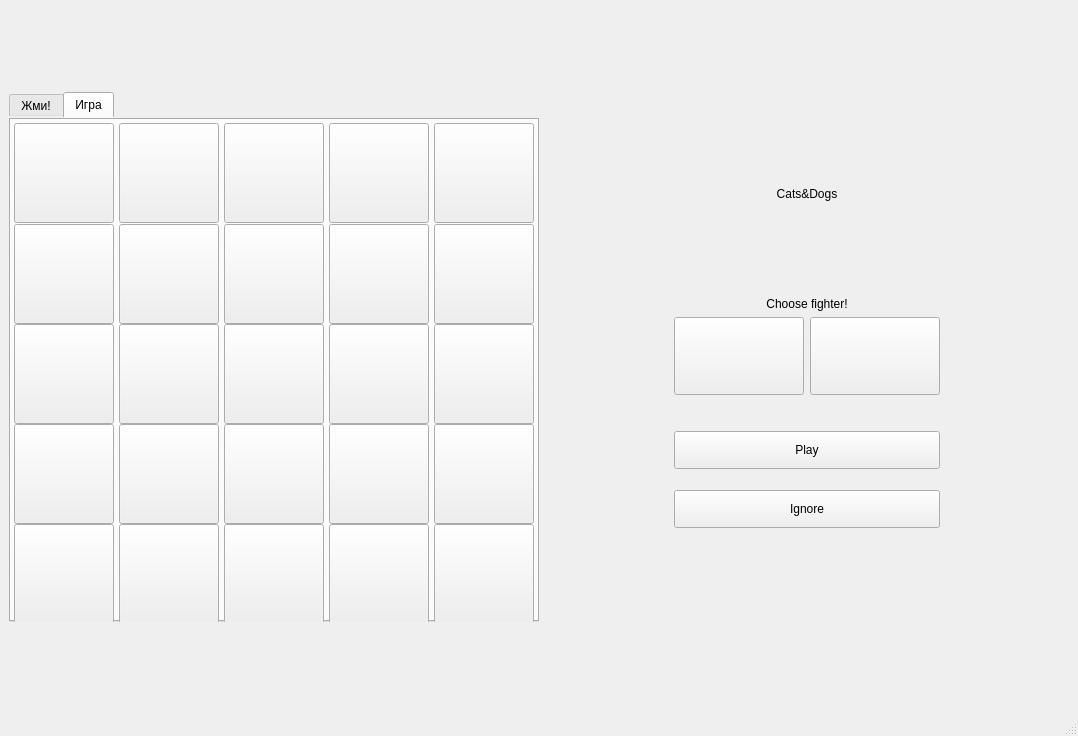
<?xml version="1.0" encoding="UTF-8"?>
<ui version="4.0">
 <class>Cats_Dogs</class>
 <widget class="QMainWindow" name="Cats_Dogs">
  <property name="geometry">
   <rect>
    <x>0</x>
    <y>0</y>
    <width>1078</width>
    <height>736</height>
   </rect>
  </property>
  <property name="sizePolicy">
   <sizepolicy hsizetype="Preferred" vsizetype="Preferred">
    <horstretch>0</horstretch>
    <verstretch>0</verstretch>
   </sizepolicy>
  </property>
  <property name="minimumSize">
   <size>
    <width>0</width>
    <height>0</height>
   </size>
  </property>
  <property name="maximumSize">
   <size>
    <width>1200</width>
    <height>949</height>
   </size>
  </property>
  <property name="windowTitle">
   <string>Cats&amp;Dogs</string>
  </property>
  <widget class="QWidget" name="centralwidget">
   <layout class="QHBoxLayout" name="horizontalLayout_2">
    <item>
     <widget class="QTabWidget" name="tabWidget">
      <property name="sizePolicy">
       <sizepolicy hsizetype="Fixed" vsizetype="Fixed">
        <horstretch>0</horstretch>
        <verstretch>0</verstretch>
       </sizepolicy>
      </property>
      <property name="minimumSize">
       <size>
        <width>530</width>
        <height>530</height>
       </size>
      </property>
      <property name="maximumSize">
       <size>
        <width>530</width>
        <height>530</height>
       </size>
      </property>
      <property name="styleSheet">
       <string notr="true">QTabWidget {
border: none;
}

QTabWidget:: pane {
border:none;
border: 1px solid #222;
}

QWidget#tab_2 {
background-color: rgb(33,  40,  50);
}



</string>
      </property>
      <property name="currentIndex">
       <number>1</number>
      </property>
      <widget class="QWidget" name="tab">
       <attribute name="title">
        <string>Жми!</string>
       </attribute>
      </widget>
      <widget class="QWidget" name="tab_2">
       <attribute name="title">
        <string>Игра</string>
       </attribute>
       <layout class="QGridLayout" name="gridLayout">
        <property name="leftMargin">
         <number>5</number>
        </property>
        <property name="topMargin">
         <number>5</number>
        </property>
        <property name="rightMargin">
         <number>6</number>
        </property>
        <property name="bottomMargin">
         <number>3</number>
        </property>
        <property name="spacing">
         <number>5</number>
        </property>
        <item row="4" column="0">
         <widget class="QPushButton" name="pushButton_25">
          <property name="sizePolicy">
           <sizepolicy hsizetype="Fixed" vsizetype="Fixed">
            <horstretch>0</horstretch>
            <verstretch>0</verstretch>
           </sizepolicy>
          </property>
          <property name="minimumSize">
           <size>
            <width>100</width>
            <height>100</height>
           </size>
          </property>
          <property name="text">
           <string/>
          </property>
         </widget>
        </item>
        <item row="0" column="2">
         <widget class="QPushButton" name="pushButton_7">
          <property name="sizePolicy">
           <sizepolicy hsizetype="Fixed" vsizetype="Fixed">
            <horstretch>0</horstretch>
            <verstretch>0</verstretch>
           </sizepolicy>
          </property>
          <property name="minimumSize">
           <size>
            <width>100</width>
            <height>100</height>
           </size>
          </property>
          <property name="styleSheet">
           <string notr="true"/>
          </property>
          <property name="text">
           <string/>
          </property>
         </widget>
        </item>
        <item row="3" column="2">
         <widget class="QPushButton" name="pushButton_21">
          <property name="sizePolicy">
           <sizepolicy hsizetype="Fixed" vsizetype="Fixed">
            <horstretch>0</horstretch>
            <verstretch>0</verstretch>
           </sizepolicy>
          </property>
          <property name="minimumSize">
           <size>
            <width>100</width>
            <height>100</height>
           </size>
          </property>
          <property name="text">
           <string/>
          </property>
         </widget>
        </item>
        <item row="2" column="1">
         <widget class="QPushButton" name="pushButton_19">
          <property name="sizePolicy">
           <sizepolicy hsizetype="Fixed" vsizetype="Fixed">
            <horstretch>0</horstretch>
            <verstretch>0</verstretch>
           </sizepolicy>
          </property>
          <property name="minimumSize">
           <size>
            <width>100</width>
            <height>100</height>
           </size>
          </property>
          <property name="text">
           <string/>
          </property>
         </widget>
        </item>
        <item row="1" column="1">
         <widget class="QPushButton" name="pushButton_14">
          <property name="sizePolicy">
           <sizepolicy hsizetype="Fixed" vsizetype="Fixed">
            <horstretch>0</horstretch>
            <verstretch>0</verstretch>
           </sizepolicy>
          </property>
          <property name="minimumSize">
           <size>
            <width>100</width>
            <height>100</height>
           </size>
          </property>
          <property name="text">
           <string/>
          </property>
         </widget>
        </item>
        <item row="2" column="2">
         <widget class="QPushButton" name="pushButton_16">
          <property name="sizePolicy">
           <sizepolicy hsizetype="Fixed" vsizetype="Fixed">
            <horstretch>0</horstretch>
            <verstretch>0</verstretch>
           </sizepolicy>
          </property>
          <property name="minimumSize">
           <size>
            <width>100</width>
            <height>100</height>
           </size>
          </property>
          <property name="text">
           <string/>
          </property>
         </widget>
        </item>
        <item row="3" column="4">
         <widget class="QPushButton" name="pushButton_23">
          <property name="sizePolicy">
           <sizepolicy hsizetype="Fixed" vsizetype="Fixed">
            <horstretch>0</horstretch>
            <verstretch>0</verstretch>
           </sizepolicy>
          </property>
          <property name="minimumSize">
           <size>
            <width>100</width>
            <height>100</height>
           </size>
          </property>
          <property name="text">
           <string/>
          </property>
         </widget>
        </item>
        <item row="2" column="3">
         <widget class="QPushButton" name="pushButton_17">
          <property name="sizePolicy">
           <sizepolicy hsizetype="Fixed" vsizetype="Fixed">
            <horstretch>0</horstretch>
            <verstretch>0</verstretch>
           </sizepolicy>
          </property>
          <property name="minimumSize">
           <size>
            <width>100</width>
            <height>100</height>
           </size>
          </property>
          <property name="text">
           <string/>
          </property>
         </widget>
        </item>
        <item row="2" column="0">
         <widget class="QPushButton" name="pushButton_15">
          <property name="sizePolicy">
           <sizepolicy hsizetype="Fixed" vsizetype="Fixed">
            <horstretch>0</horstretch>
            <verstretch>0</verstretch>
           </sizepolicy>
          </property>
          <property name="minimumSize">
           <size>
            <width>100</width>
            <height>100</height>
           </size>
          </property>
          <property name="text">
           <string/>
          </property>
         </widget>
        </item>
        <item row="4" column="2">
         <widget class="QPushButton" name="pushButton_26">
          <property name="sizePolicy">
           <sizepolicy hsizetype="Fixed" vsizetype="Fixed">
            <horstretch>0</horstretch>
            <verstretch>0</verstretch>
           </sizepolicy>
          </property>
          <property name="minimumSize">
           <size>
            <width>100</width>
            <height>100</height>
           </size>
          </property>
          <property name="text">
           <string/>
          </property>
         </widget>
        </item>
        <item row="0" column="1">
         <widget class="QPushButton" name="pushButton_6">
          <property name="sizePolicy">
           <sizepolicy hsizetype="Fixed" vsizetype="Fixed">
            <horstretch>0</horstretch>
            <verstretch>0</verstretch>
           </sizepolicy>
          </property>
          <property name="minimumSize">
           <size>
            <width>100</width>
            <height>100</height>
           </size>
          </property>
          <property name="text">
           <string/>
          </property>
         </widget>
        </item>
        <item row="4" column="1">
         <widget class="QPushButton" name="pushButton_27">
          <property name="sizePolicy">
           <sizepolicy hsizetype="Fixed" vsizetype="Fixed">
            <horstretch>0</horstretch>
            <verstretch>0</verstretch>
           </sizepolicy>
          </property>
          <property name="minimumSize">
           <size>
            <width>100</width>
            <height>100</height>
           </size>
          </property>
          <property name="text">
           <string/>
          </property>
         </widget>
        </item>
        <item row="1" column="4">
         <widget class="QPushButton" name="pushButton_13">
          <property name="sizePolicy">
           <sizepolicy hsizetype="Fixed" vsizetype="Fixed">
            <horstretch>0</horstretch>
            <verstretch>0</verstretch>
           </sizepolicy>
          </property>
          <property name="minimumSize">
           <size>
            <width>100</width>
            <height>100</height>
           </size>
          </property>
          <property name="text">
           <string/>
          </property>
         </widget>
        </item>
        <item row="1" column="2">
         <widget class="QPushButton" name="pushButton_11">
          <property name="sizePolicy">
           <sizepolicy hsizetype="Fixed" vsizetype="Fixed">
            <horstretch>0</horstretch>
            <verstretch>0</verstretch>
           </sizepolicy>
          </property>
          <property name="minimumSize">
           <size>
            <width>100</width>
            <height>100</height>
           </size>
          </property>
          <property name="text">
           <string/>
          </property>
         </widget>
        </item>
        <item row="0" column="3">
         <widget class="QPushButton" name="pushButton_8">
          <property name="sizePolicy">
           <sizepolicy hsizetype="Fixed" vsizetype="Fixed">
            <horstretch>0</horstretch>
            <verstretch>0</verstretch>
           </sizepolicy>
          </property>
          <property name="minimumSize">
           <size>
            <width>100</width>
            <height>100</height>
           </size>
          </property>
          <property name="text">
           <string/>
          </property>
         </widget>
        </item>
        <item row="3" column="1">
         <widget class="QPushButton" name="pushButton_24">
          <property name="sizePolicy">
           <sizepolicy hsizetype="Fixed" vsizetype="Fixed">
            <horstretch>0</horstretch>
            <verstretch>0</verstretch>
           </sizepolicy>
          </property>
          <property name="minimumSize">
           <size>
            <width>100</width>
            <height>100</height>
           </size>
          </property>
          <property name="text">
           <string/>
          </property>
         </widget>
        </item>
        <item row="3" column="3">
         <widget class="QPushButton" name="pushButton_22">
          <property name="sizePolicy">
           <sizepolicy hsizetype="Fixed" vsizetype="Fixed">
            <horstretch>0</horstretch>
            <verstretch>0</verstretch>
           </sizepolicy>
          </property>
          <property name="minimumSize">
           <size>
            <width>100</width>
            <height>100</height>
           </size>
          </property>
          <property name="text">
           <string/>
          </property>
         </widget>
        </item>
        <item row="1" column="3">
         <widget class="QPushButton" name="pushButton_12">
          <property name="sizePolicy">
           <sizepolicy hsizetype="Fixed" vsizetype="Fixed">
            <horstretch>0</horstretch>
            <verstretch>0</verstretch>
           </sizepolicy>
          </property>
          <property name="minimumSize">
           <size>
            <width>100</width>
            <height>100</height>
           </size>
          </property>
          <property name="text">
           <string/>
          </property>
         </widget>
        </item>
        <item row="4" column="3">
         <widget class="QPushButton" name="pushButton_29">
          <property name="sizePolicy">
           <sizepolicy hsizetype="Fixed" vsizetype="Fixed">
            <horstretch>0</horstretch>
            <verstretch>0</verstretch>
           </sizepolicy>
          </property>
          <property name="minimumSize">
           <size>
            <width>100</width>
            <height>100</height>
           </size>
          </property>
          <property name="text">
           <string/>
          </property>
         </widget>
        </item>
        <item row="4" column="4">
         <widget class="QPushButton" name="pushButton_28">
          <property name="sizePolicy">
           <sizepolicy hsizetype="Fixed" vsizetype="Fixed">
            <horstretch>0</horstretch>
            <verstretch>0</verstretch>
           </sizepolicy>
          </property>
          <property name="minimumSize">
           <size>
            <width>100</width>
            <height>100</height>
           </size>
          </property>
          <property name="text">
           <string/>
          </property>
         </widget>
        </item>
        <item row="2" column="4">
         <widget class="QPushButton" name="pushButton_18">
          <property name="sizePolicy">
           <sizepolicy hsizetype="Fixed" vsizetype="Fixed">
            <horstretch>0</horstretch>
            <verstretch>0</verstretch>
           </sizepolicy>
          </property>
          <property name="minimumSize">
           <size>
            <width>100</width>
            <height>100</height>
           </size>
          </property>
          <property name="text">
           <string/>
          </property>
         </widget>
        </item>
        <item row="3" column="0">
         <widget class="QPushButton" name="pushButton_20">
          <property name="sizePolicy">
           <sizepolicy hsizetype="Fixed" vsizetype="Fixed">
            <horstretch>0</horstretch>
            <verstretch>0</verstretch>
           </sizepolicy>
          </property>
          <property name="minimumSize">
           <size>
            <width>100</width>
            <height>100</height>
           </size>
          </property>
          <property name="text">
           <string/>
          </property>
         </widget>
        </item>
        <item row="0" column="4">
         <widget class="QPushButton" name="pushButton_9">
          <property name="sizePolicy">
           <sizepolicy hsizetype="Fixed" vsizetype="Fixed">
            <horstretch>0</horstretch>
            <verstretch>0</verstretch>
           </sizepolicy>
          </property>
          <property name="minimumSize">
           <size>
            <width>100</width>
            <height>100</height>
           </size>
          </property>
          <property name="text">
           <string/>
          </property>
         </widget>
        </item>
        <item row="0" column="0">
         <widget class="QPushButton" name="pushButton_5">
          <property name="sizePolicy">
           <sizepolicy hsizetype="Fixed" vsizetype="Fixed">
            <horstretch>0</horstretch>
            <verstretch>0</verstretch>
           </sizepolicy>
          </property>
          <property name="minimumSize">
           <size>
            <width>100</width>
            <height>100</height>
           </size>
          </property>
          <property name="text">
           <string/>
          </property>
         </widget>
        </item>
        <item row="1" column="0">
         <widget class="QPushButton" name="pushButton_10">
          <property name="sizePolicy">
           <sizepolicy hsizetype="Fixed" vsizetype="Fixed">
            <horstretch>0</horstretch>
            <verstretch>0</verstretch>
           </sizepolicy>
          </property>
          <property name="minimumSize">
           <size>
            <width>100</width>
            <height>100</height>
           </size>
          </property>
          <property name="text">
           <string/>
          </property>
         </widget>
        </item>
       </layout>
      </widget>
     </widget>
    </item>
    <item>
     <spacer name="horizontalSpacer">
      <property name="orientation">
       <enum>Qt::Horizontal</enum>
      </property>
      <property name="sizeType">
       <enum>QSizePolicy::Expanding</enum>
      </property>
      <property name="sizeHint" stdset="0">
       <size>
        <width>40</width>
        <height>20</height>
       </size>
      </property>
     </spacer>
    </item>
    <item>
     <layout class="QVBoxLayout" name="verticalLayout">
      <item>
       <spacer name="verticalSpacer_2">
        <property name="orientation">
         <enum>Qt::Vertical</enum>
        </property>
        <property name="sizeHint" stdset="0">
         <size>
          <width>20</width>
          <height>40</height>
         </size>
        </property>
       </spacer>
      </item>
      <item>
       <widget class="QLabel" name="label">
        <property name="text">
         <string>Cats&amp;Dogs</string>
        </property>
        <property name="alignment">
         <set>Qt::AlignCenter</set>
        </property>
       </widget>
      </item>
      <item>
       <spacer name="verticalSpacer_5">
        <property name="orientation">
         <enum>Qt::Vertical</enum>
        </property>
        <property name="sizeType">
         <enum>QSizePolicy::Fixed</enum>
        </property>
        <property name="sizeHint" stdset="0">
         <size>
          <width>20</width>
          <height>50</height>
         </size>
        </property>
       </spacer>
      </item>
      <item>
       <widget class="QLabel" name="label_2">
        <property name="text">
         <string/>
        </property>
        <property name="alignment">
         <set>Qt::AlignCenter</set>
        </property>
       </widget>
      </item>
      <item>
       <spacer name="verticalSpacer_6">
        <property name="orientation">
         <enum>Qt::Vertical</enum>
        </property>
        <property name="sizeType">
         <enum>QSizePolicy::Fixed</enum>
        </property>
        <property name="sizeHint" stdset="0">
         <size>
          <width>20</width>
          <height>20</height>
         </size>
        </property>
       </spacer>
      </item>
      <item>
       <widget class="QLabel" name="label_3">
        <property name="text">
         <string>Choose fighter!</string>
        </property>
        <property name="alignment">
         <set>Qt::AlignCenter</set>
        </property>
       </widget>
      </item>
      <item>
       <layout class="QHBoxLayout" name="horizontalLayout">
        <property name="spacing">
         <number>6</number>
        </property>
        <item>
         <widget class="QPushButton" name="pushButton_2">
          <property name="sizePolicy">
           <sizepolicy hsizetype="Fixed" vsizetype="Fixed">
            <horstretch>0</horstretch>
            <verstretch>0</verstretch>
           </sizepolicy>
          </property>
          <property name="minimumSize">
           <size>
            <width>130</width>
            <height>78</height>
           </size>
          </property>
          <property name="text">
           <string/>
          </property>
         </widget>
        </item>
        <item>
         <widget class="QPushButton" name="pushButton">
          <property name="sizePolicy">
           <sizepolicy hsizetype="Fixed" vsizetype="Fixed">
            <horstretch>0</horstretch>
            <verstretch>0</verstretch>
           </sizepolicy>
          </property>
          <property name="minimumSize">
           <size>
            <width>130</width>
            <height>78</height>
           </size>
          </property>
          <property name="text">
           <string/>
          </property>
         </widget>
        </item>
       </layout>
      </item>
      <item>
       <spacer name="verticalSpacer_3">
        <property name="orientation">
         <enum>Qt::Vertical</enum>
        </property>
        <property name="sizeType">
         <enum>QSizePolicy::Fixed</enum>
        </property>
        <property name="sizeHint" stdset="0">
         <size>
          <width>20</width>
          <height>30</height>
         </size>
        </property>
       </spacer>
      </item>
      <item>
       <widget class="QPushButton" name="pushButton_3">
        <property name="sizePolicy">
         <sizepolicy hsizetype="Expanding" vsizetype="Fixed">
          <horstretch>0</horstretch>
          <verstretch>0</verstretch>
         </sizepolicy>
        </property>
        <property name="minimumSize">
         <size>
          <width>180</width>
          <height>38</height>
         </size>
        </property>
        <property name="mouseTracking">
         <bool>false</bool>
        </property>
        <property name="text">
         <string>Play</string>
        </property>
       </widget>
      </item>
      <item>
       <spacer name="verticalSpacer_4">
        <property name="orientation">
         <enum>Qt::Vertical</enum>
        </property>
        <property name="sizeType">
         <enum>QSizePolicy::Fixed</enum>
        </property>
        <property name="sizeHint" stdset="0">
         <size>
          <width>20</width>
          <height>15</height>
         </size>
        </property>
       </spacer>
      </item>
      <item>
       <widget class="QPushButton" name="pushButton_4">
        <property name="sizePolicy">
         <sizepolicy hsizetype="Expanding" vsizetype="Fixed">
          <horstretch>0</horstretch>
          <verstretch>0</verstretch>
         </sizepolicy>
        </property>
        <property name="minimumSize">
         <size>
          <width>180</width>
          <height>38</height>
         </size>
        </property>
        <property name="mouseTracking">
         <bool>false</bool>
        </property>
        <property name="text">
         <string>Ignore</string>
        </property>
       </widget>
      </item>
      <item>
       <spacer name="verticalSpacer">
        <property name="orientation">
         <enum>Qt::Vertical</enum>
        </property>
        <property name="sizeHint" stdset="0">
         <size>
          <width>20</width>
          <height>40</height>
         </size>
        </property>
       </spacer>
      </item>
     </layout>
    </item>
    <item>
     <spacer name="horizontalSpacer_2">
      <property name="orientation">
       <enum>Qt::Horizontal</enum>
      </property>
      <property name="sizeType">
       <enum>QSizePolicy::Expanding</enum>
      </property>
      <property name="sizeHint" stdset="0">
       <size>
        <width>40</width>
        <height>20</height>
       </size>
      </property>
     </spacer>
    </item>
   </layout>
  </widget>
  <widget class="QMenuBar" name="menubar">
   <property name="geometry">
    <rect>
     <x>0</x>
     <y>0</y>
     <width>1078</width>
     <height>22</height>
    </rect>
   </property>
  </widget>
  <widget class="QStatusBar" name="statusbar"/>
 </widget>
 <resources/>
 <connections/>
</ui>
